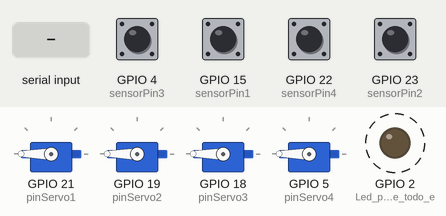
Simulated run of this sketch. Board: ESP32. Shown: 4 × servo, output pins drawn as LEDs (lit = HIGH). Dashed ring = blinking. The inputs (shaded band) are chosen by the test bench; at power-on: GPIO 4 (sensorPin3), GPIO 15 (sensorPin1), GPIO 22 (sensorPin4), GPIO 23 (sensorPin2) HIGH.

Above: at 2.8 s.
2.9 s: "90,45\n" received over Serial
At 3.2 s:
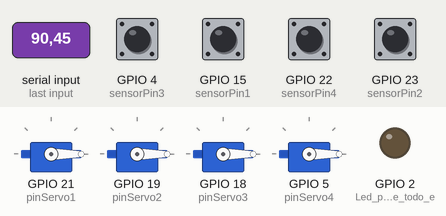
At 39.2 s:
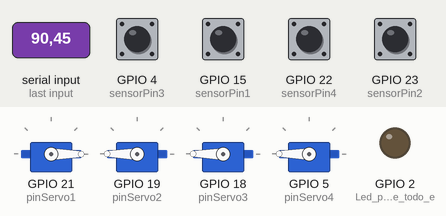
Timing chart, 0 to 41.3 s (numbered marks = the images above; inputs shaded):
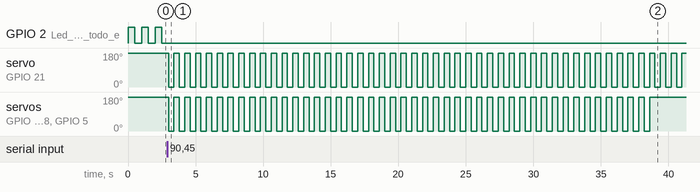

Measured:
- after the input at 2.9 s, GPIO 2 (Led_para_saber_que_todo_e): stops changing and stays LOW; servo on GPIO 21 (pinServo1): alternates 180° for 0.40 s and 0° for 0.40 s, starting after 0.10 s
- by itself, GPIO 2 (Led_para_saber_que_todo_e): alternates HIGH for 0.50 s and LOW for 0.50 s

The sketch:

SENCI-VerFin0-3.ino
```cpp
#include <ESP32Servo.h>
//#define DEBUG_ARRAY(a) {for (int index = 0; index < sizeof(a) / sizeof(a[0]); index++)    {Serial.print(a[index]); Serial.print('\t');} Serial.println();};
Servo servo1;
Servo servo2;
Servo servo3;
Servo servo4;
//----------------
String str = "";
const char separator = ',';
const int dataLength = 4;
int retiro[dataLength];
int aux = 0;
String texto_monedas = "";
//----------------
//Cantidades de monedas
int monedas[dataLength];
//int cant_05 = 0;
//int cant_10 = 0;
//int cant_20 = 0;
//int cant_50 = 0;
int help05 = 0;
int help10 = 0;
int help20 = 0;
int help50 = 0;

const int pinServo1=21;
const int pinServo2=19;
const int pinServo3=18;
const int pinServo4=5;
const int sensorPin1 = 15;  //23 0.5
const int sensorPin2 = 23;  //22 1
const int sensorPin3 = 4;   //4  2
const int sensorPin4 = 22;  //15 5
const int ang_init = 180;

void setup () {
      attachInterrupt(digitalPinToInterrupt(sensorPin1), aumento_05, FALLING);
      attachInterrupt(digitalPinToInterrupt(sensorPin2), aumento_10, FALLING);
      attachInterrupt(digitalPinToInterrupt(sensorPin3), aumento_20, FALLING);
      attachInterrupt(digitalPinToInterrupt(sensorPin4), aumento_50, FALLING);
      servo1.attach(pinServo1, 0, 2500);
      servo2.attach(pinServo2, 1050, 2500);
      servo3.attach(pinServo3, 500, 2500);
      servo4.attach(pinServo4, 800, 2500);
      servo1.write(ang_init);
      servo2.write(ang_init);
      servo3.write(ang_init);
      servo4.write(ang_init);
      pinMode(2, OUTPUT); //Led para saber que todo esta corriendo correctamente
      Serial.begin(9600);
}

void loop () {
 if (help05 == 1) {monedas[0] ++; help05 =0;}
 if (help10 == 1) {monedas[1] ++; help10 =0;}
 if (help20 == 1) {monedas[2] ++; help20 =0;}
 if (help50 == 1) {monedas[3] ++; help50 =0;}

 /*
 //Solo para ver cuantas monedas hay, luego se quiará
 Serial.println("CANTIDADES:");
 Serial.println(monedas[0]);
 Serial.println(monedas[1]);
 Serial.println(monedas[2]);
 Serial.println(monedas[3]);
 delay(100);
*/

 if (Serial.available()>0){
  String dato = Serial.readStringUntil('\n');

  if(dato.indexOf("SEND")!=-1){aux=1;}
  else if(dato.indexOf(",")!=-1){
     for (int i = 0; i < dataLength ; i++){
           int index = dato.indexOf(separator);
           retiro[i] = dato.substring(0, index).toInt();
           dato = dato.substring(index + 1);
        }
     monedas[0] = monedas[0] - retiro[0];
     monedas[1] = monedas[1] - retiro[1];
     monedas[2] = monedas[2] - retiro[2];
     monedas[3] = monedas[3] - retiro[3];
     aux=2;
   }
}
if (aux == 1){/*MANDA DATO "cant_05,cant_10,cant_20,cant_50"*/
  for(int i = 0; i < dataLength ; i++){
    texto_monedas.concat(monedas[i]);
    if(i < dataLength-1) texto_monedas.concat(",");
  }
  Serial.println(texto_monedas);
  texto_monedas = "";
  aux = 0;
  }
if (aux == 2){
      while (retiro[0]>0 || retiro[1]>0 || retiro[2]>0|| retiro[3]>0){
        if(retiro[0]>0) servo1.write(0);
        if(retiro[1]>0) servo2.write(0);
        if(retiro[2]>0) servo3.write(0);
        if(retiro[3]>0) servo4.write(0);
        delay(400);
        servo1.write(ang_init);
        servo2.write(ang_init);
        servo3.write(ang_init);
        servo4.write(ang_init);
        delay(400);
        retiro[0]--;
        retiro[1]--;
        retiro[2]--;
        retiro[3]--;
        }
    aux = 0;
    //Serial.println("LISTO");
}

 //QUITAR AL FINAL
 digitalWrite(2, HIGH); // enciende el LED.
 delay(500); // retardo en milisegundos
 digitalWrite(2, LOW); // apaga el LED.
 delay(500);
}


// Aumento moneda de 0.5 soles
void aumento_05(){
  help05=1;
}
// Aumento moneda de 1 sol
void aumento_10(){
  help10=1;
}
// Aumento moneda de 2 soles
void aumento_20(){
  help20=1;
}
// Aumento moneda de 5 soles
void aumento_50(){
  help50=1;
}

/*
// Aumento de moneda RESUMIDO
void aumento_moneda(){
  if (!digitalRead(sensorPin1)) {help05=1;}     // Aumento moneda de 0.5 soles
  else if (!digitalRead(sensorPin2)) {help10=1;}// Aumento moneda de 1   sol
  else if (!digitalRead(sensorPin3)) {help20=1;}// Aumento moneda de 2   soles
  else if (!digitalRead(sensorPin4)) {help50=1;}// Aumento moneda de 3   soles
}*/
```
